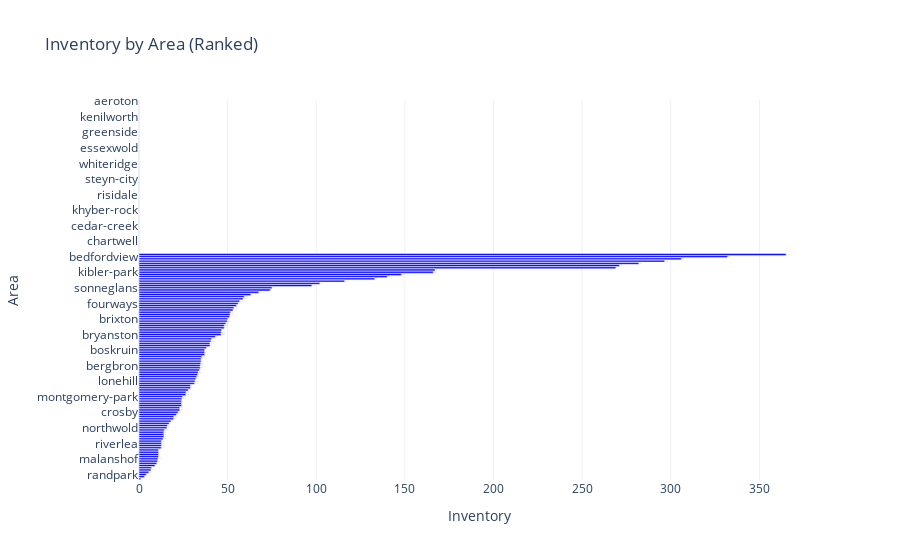

Notebook cell for this chart:
### Code cell
# Sort the DataFrame by 'Inventory' column in descending order
sorted_df = grouped_df.sort_values(by='Inventory', ascending=False)

# Create a Plotly horizontal bar chart
fig = go.Figure()

# Add a bar trace
fig.add_trace(go.Bar(
    x=sorted_df['Inventory'],  # Inventory values
    y=sorted_df.index,  # Areas
    orientation='h',  # Horizontal bar chart
    marker_color='blue',
    text=sorted_df['Inventory'].round(2),  # Round to 2 decimal places for visual clarity
    textposition='auto',
    texttemplate='%{text}',  # Show numbers on bars
    name='Inventory'
))

# Update layout
fig.update_layout(
    title='Inventory by Area (Ranked)',
    xaxis=dict(title='Inventory'),
    yaxis=dict(title='Area', autorange="reversed"),  # Reverse the y-axis for ranking
    template='plotly_white',
    bargap=0.15  # Set the gap between bars
)

# Show the plot
fig.show()

### Figure 1 — Plotly figure (JSON) as saved in the notebook; plotly's stock layout.template omitted (floating-point values rounded to 4 significant figures; data arrays with more than 128 entries replaced by an {"elided": "..."} marker saying what was removed)
{"data": [{"marker": {"color": "blue"}, "name": "Inventory", "orientation": "h", "text": {"elided": "171 float values"}, "textposition": "auto", "texttemplate": "%{text}", "type": "bar", "x": {"elided": "171 float values"}, "y": {"elided": "171 str values"}}], "layout": {"bargap": 0.15, "title": {"text": "Inventory by Area (Ranked)"}, "xaxis": {"title": {"text": "Inventory"}}, "yaxis": {"autorange": "reversed", "title": {"text": "Area"}}}}
